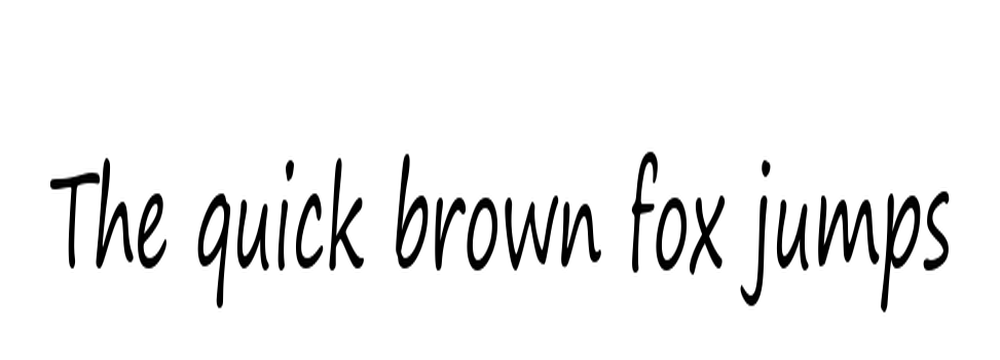
#> input picture python/samples/note_clear.png, 1000 x 360 px
$ python -i image_ops.py   (imports and definitions only)
#> lines starting #> are read from the running program, lines starting #| are printed output that depends on the picture; after the words box and inside, x2 and y2 are one past the last pixel; in counts of white or black regions, pixels touching at a corner belong together
#> further down, picture is the input picture: shape (360, 1000, 3); min 0, max 255, mean 239.7

import cv2
import numpy as np


def decode_image(data):
    array = np.frombuffer(data, dtype=np.uint8).copy()
    image = cv2.imdecode(array, cv2.IMREAD_COLOR)

    if image is None:
        raise ValueError("Invalid image")

    return image


def resize_image(image, max_width=800, max_height=600):
    height, width = image.shape[:2]

    if width <= 0 or height <= 0:
        raise ValueError("Invalid image dimensions")

    # Preserve the original aspect ratio and avoid unnecessary upscaling.
    scale = min(
        max_width / width,
        max_height / height,
        1.0,
    )

    if scale == 1.0:
        return image

    new_width = max(1, int(round(width * scale)))
    new_height = max(1, int(round(height * scale)))

    return cv2.resize(
        image,
        (new_width, new_height),
        interpolation=cv2.INTER_AREA,
    )


def to_grayscale(image):
    if image.ndim == 2:
        return image

    return cv2.cvtColor(image, cv2.COLOR_BGR2GRAY)


def preprocess_image(image):
    gray = to_grayscale(image)
    blur = cv2.GaussianBlur(gray, (3, 3), 0)

    # Keep black handwriting on a white background.
    _, binary = cv2.threshold(
        blur,
        0,
        255,
        cv2.THRESH_BINARY + cv2.THRESH_OTSU,
    )
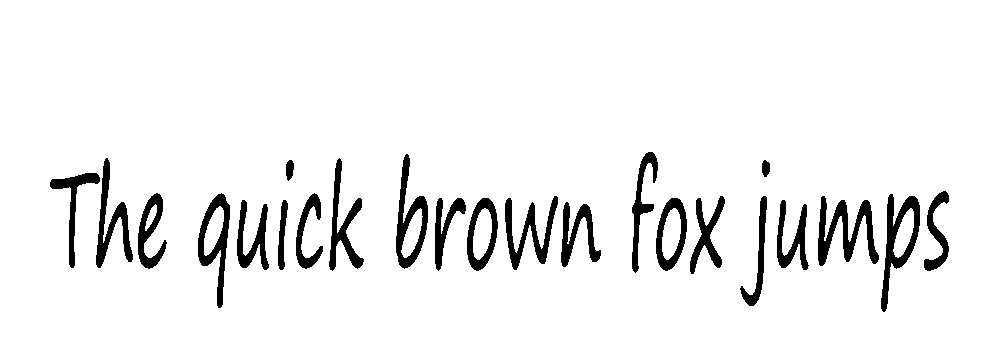
#> binary: shape (360, 1000); 93.7% white; 23 black regions, largest, box (x1, y1, x2, y2) and area: (818, 196, 879, 266) 1751, (881, 194, 920, 312) 1552, (396, 154, 428, 269) 1392

    return binary

>>> import cv2
>>> picture = cv2.imread('../../samples/note_clear.png')
>>> result = preprocess_image(picture)

$ run again, on python/samples/note_tall.png
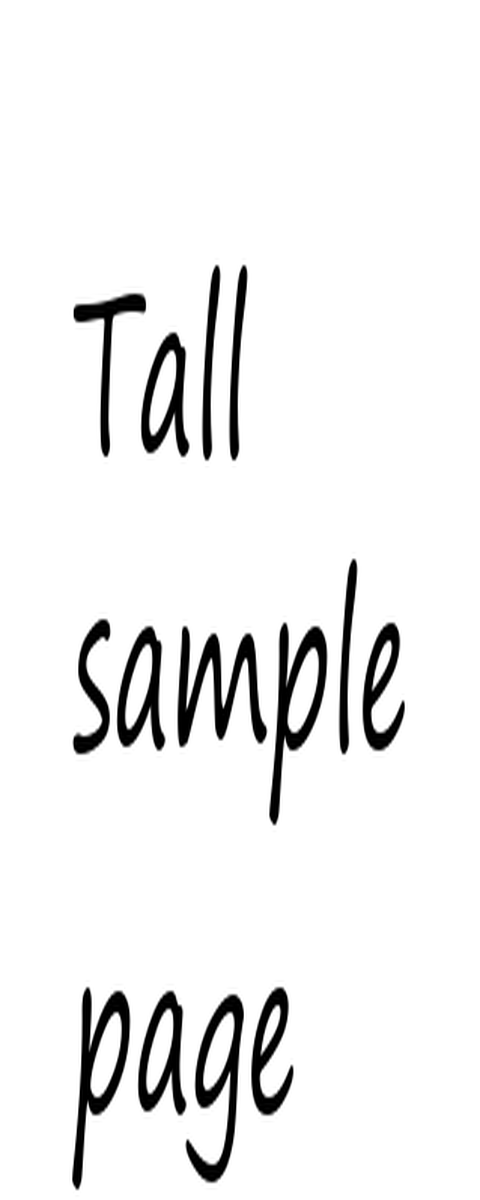
#> input picture python/samples/note_tall.png, 480 x 1200 px
#> picture is the input picture: shape (1200, 480, 3); min 0, max 255, mean 238.9
#> in preprocess_image, `_, binary = cv2.threshold( blur, 0, 255, cv2.THRESH_BINARY + cv2.THRES..`:
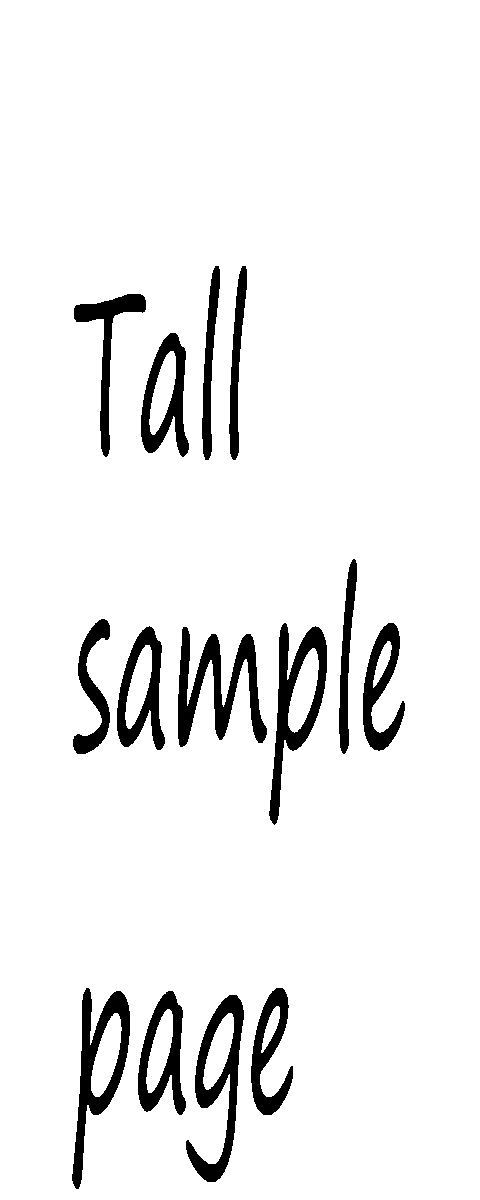
#> binary: shape (1200, 480); 93.5% white; 14 black regions, largest, box (x1, y1, x2, y2) and area: (178, 627, 267, 747) 4284, (269, 623, 327, 825) 3801, (72, 988, 130, 1189) 3800

$ run again, on python/samples/note_wide.png
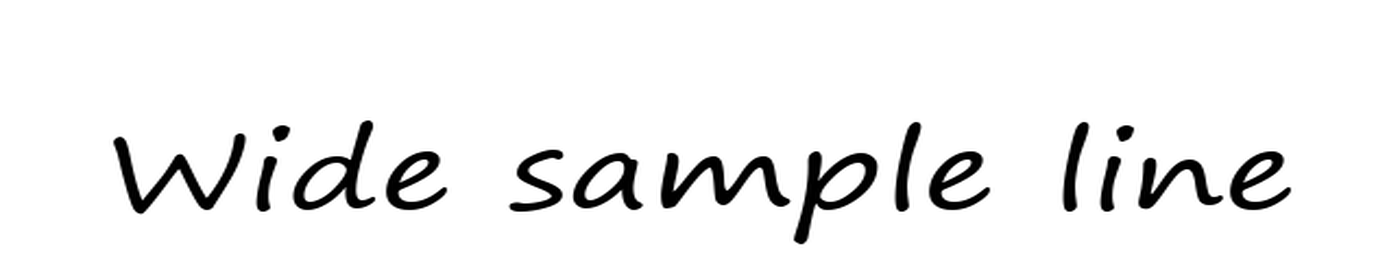
#> input picture python/samples/note_wide.png, 1400 x 280 px
#> picture is the input picture: shape (280, 1400, 3); min 0, max 255, mean 239.9
#> in preprocess_image, `_, binary = cv2.threshold( blur, 0, 255, cv2.THRESH_BINARY + cv2.THRES..`:
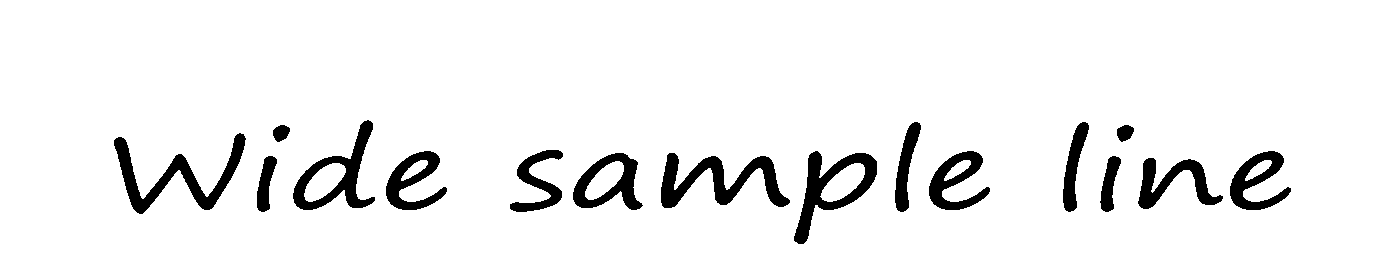
#> binary: shape (280, 1400); 93.9% white; 16 black regions, largest, box (x1, y1, x2, y2) and area: (661, 153, 790, 208) 2849, (114, 133, 246, 214) 2817, (794, 151, 877, 244) 2518
